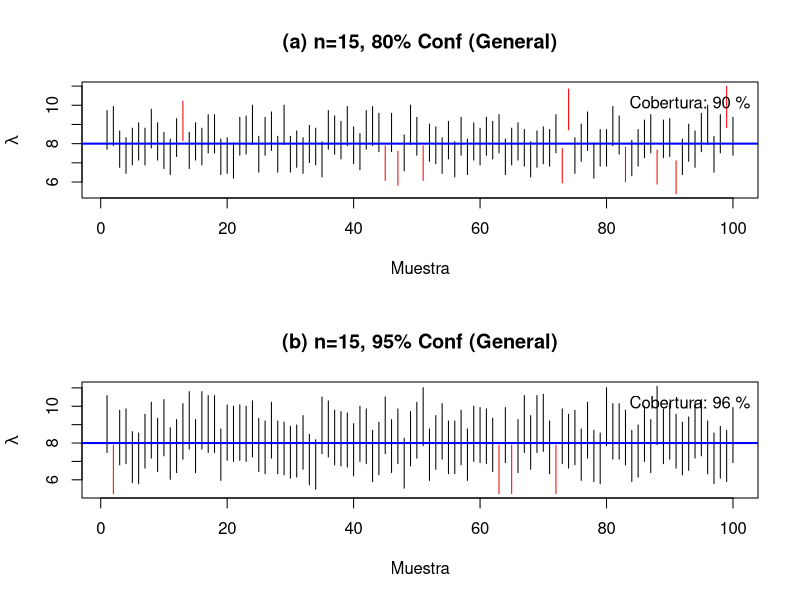
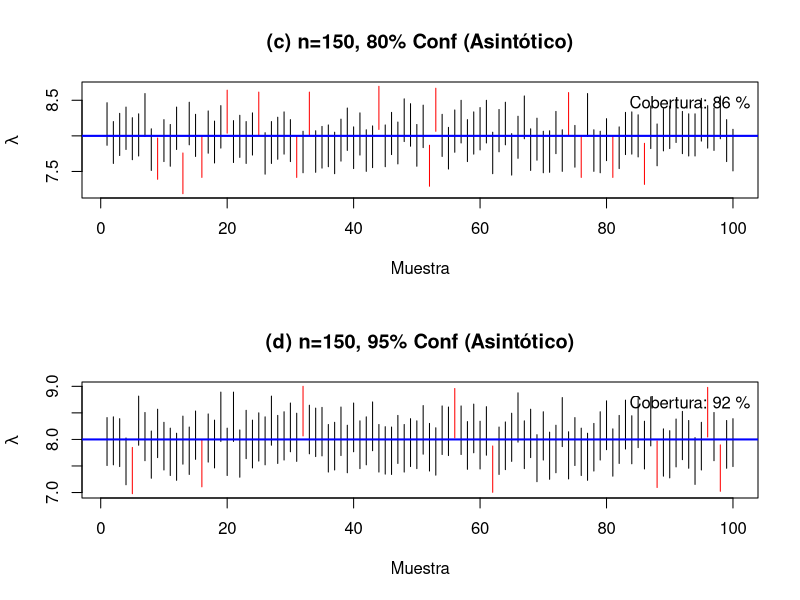

Write the R code that produced these figures, in order.
## ---- chunk 1
set.seed(123) # Para reproducibilidad
lambda_true <- 8
num_sims <- 100
## ---- chunk 2
# --- DEFINICIÓN DE FUNCIONES ---

# Función 1: Realiza la simulación y devuelve los intervalos
# Esta función ejecuta el bucle de simulación y devuelve una matriz con los límites inferiores y superiores.
simular_intervalos <- function(n, confianza, metodo, lambda_true, num_sims) {
  
  # Matriz para guardar los límites
  limites <- matrix(NA, nrow = num_sims, ncol = 2)
  
  for (i in 1:num_sims) {
    muestra <- rpois(n, lambda = lambda_true)
    media_muestral <- mean(muestra)
    
    if (metodo == "asintotico") {
      # Método de Wald (asintótico)
      z <- qnorm(1 - (1 - confianza) / 2)
      
      if (media_muestral == 0) {
        # El método de Wald falla en 0. Usamos poisson.test(0) 
        # como un reemplazo más robusto que un IC de [0,0].
        ic <- poisson.test(0, T = n, conf.level = confianza)$conf.int
        limites[i, 1] <- ic[1]
        limites[i, 2] <- ic[2]
      } else {
        error_est <- z * sqrt(media_muestral / n)
        limites[i, 1] <- media_muestral - error_est
        limites[i, 2] <- media_muestral + error_est
      }
      
    } else {
      # Método Exacto (usado como "General" para n pequeño)
      ic <- poisson.test(sum(muestra), T = n, conf.level = confianza)$conf.int
      limites[i, 1] <- ic[1]
      limites[i, 2] <- ic[2]
    }
  }
  
  return(limites) # Devuelve la matriz de resultados
}

# Función 2: Grafica los intervalos de confianza
# Toma la matriz de límites, el valor verdadero y un título, y genera una gráfica.
graficar_intervalos <- function(limites, lambda_true, titulo) {
  
  num_sims <- nrow(limites)
  cobertura <- 0
  colores <- rep(NA, num_sims)
  
  # Calcular cobertura y colores para la gráfica
  for (i in 1:num_sims) {
    if (!is.na(limites[i, 1]) && !is.na(limites[i, 2])) {
      if (limites[i, 1] <= lambda_true && limites[i, 2] >= lambda_true) {
        cobertura <- cobertura + 1
        colores[i] <- "black" # Cubre
      } else {
        colores[i] <- "red"   # No cubre
      }
    } 
  }
  
  # Calcular porcentaje de cobertura
  cobertura_pct <- round((cobertura / num_sims) * 100)
  
  # Graficar
  plot(1:num_sims, ylim = range(c(limites, lambda_true), na.rm = TRUE), type = "n",
       xlab = "Muestra", ylab = expression(lambda), main = titulo)
  segments(x0 = 1:num_sims, y0 = limites[, 1],
           x1 = 1:num_sims, y1 = limites[, 2], col = colores)
  abline(h = lambda_true, col = "blue", lwd = 2) # Valor verdadero
  legend("topright", legend = paste("Cobertura:", cobertura_pct, "%"), bty = "n")
}

# Función 3: Analiza y reporta las longitudes de los intervalos
# Toma una matriz de límites y un título, e imprime en la consola el análisis de longitudes.
analizar_longitudes <- function(limites, titulo) {
  
  # Calcular las longitudes de todos los intervalos
  # na.rm = TRUE por si acaso
  longitudes <- limites[, 2] - limites[, 1]
  
  # Encontrar el índice (número de muestra) del más corto y más largo
  idx_min <- which.min(longitudes)
  idx_max <- which.max(longitudes)
  
  # Obtener los intervalos y longitudes correspondientes
  intervalo_min <- limites[idx_min, ]
  longitud_min <- longitudes[idx_min]
  
  intervalo_max <- limites[idx_max, ]
  longitud_max <- longitudes[idx_max]
  
  # Imprimir los resultados en la consola
  cat("\n Análisis de Longitud para:", titulo, "---\n")
  cat("Intervalo MÁS CORTO (Muestra #", idx_min, "):\n")
  cat("  [", round(intervalo_min[1], 4), ", ", round(intervalo_min[2], 4), "]\n")
  cat("  Longitud:", round(longitud_min, 4), "\n\n")
  
  cat("Intervalo MÁS LARGO (Muestra #", idx_max, "):\n")
  cat("  [", round(intervalo_max[1], 4), ", ", round(intervalo_max[2], 4), "]\n")
  cat("  Longitud:", round(longitud_max, 4), "\n")
}
## ---- chunk 3
par(mfrow = c(2, 1))
titulo_a <- "(a) n=15, 80% Conf (General)"
limites_a <- simular_intervalos(n = 15, confianza = 0.80, metodo = "exacto",
                                lambda_true = lambda_true, num_sims = num_sims)
graficar_intervalos(limites = limites_a, lambda_true = lambda_true, titulo = titulo_a)
titulo_b <- "(b) n=15, 95% Conf (General)"
limites_b <- simular_intervalos(n = 15, confianza = 0.95, metodo = "exacto",
                                lambda_true = lambda_true, num_sims = num_sims)
graficar_intervalos(limites = limites_b, lambda_true = lambda_true, titulo = titulo_b)
## ---- chunk 4
par(mfrow = c(2, 1))
titulo_c <- "(c) n=150, 80% Conf (Asintótico)"
limites_c <- simular_intervalos(n = 150, confianza = 0.80, metodo = "asintotico",
                                lambda_true = lambda_true, num_sims = num_sims)
graficar_intervalos(limites = limites_c, lambda_true = lambda_true, titulo = titulo_c)
titulo_d <- "(d) n=150, 95% Conf (Asintótico)"
limites_d <- simular_intervalos(n = 150, confianza = 0.95, metodo = "asintotico",
                                lambda_true = lambda_true, num_sims = num_sims)
graficar_intervalos(limites = limites_d, lambda_true = lambda_true, titulo = titulo_d)
## ---- chunk 5
analizar_longitudes(limites = limites_a, titulo = titulo_a)
## ---- chunk 6
analizar_longitudes(limites = limites_b, titulo = titulo_b)
## ---- chunk 7
analizar_longitudes(limites = limites_c, titulo = titulo_c)
## ---- chunk 8
analizar_longitudes(limites = limites_d, titulo = titulo_d)
